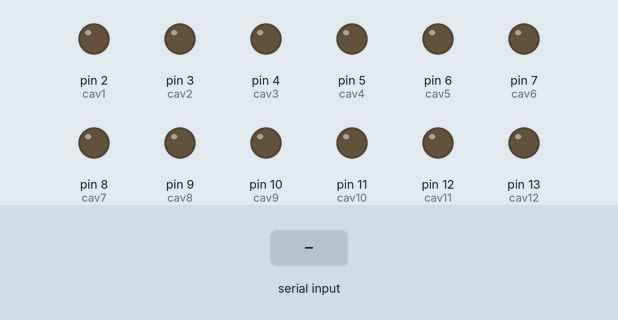
Simulated run of this sketch. Board: Arduino Uno, built with avr-gcc and run on an emulated ATmega328P. On the bench: output pins drawn as LEDs (lit = HIGH). The inputs (shaded band) are chosen by the test bench.

Above: at 1.2 s.
1.3 s: "0\n" received over Serial
At 2.5 s:
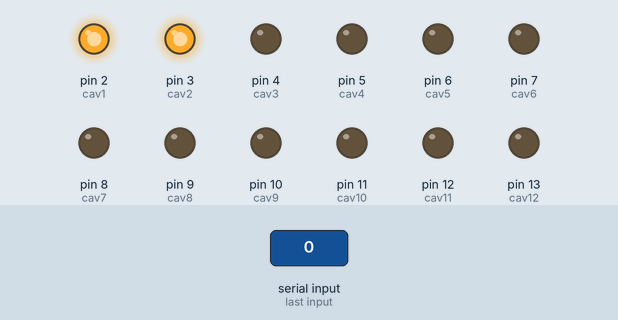
2.8 s: "1\n" received over Serial
At 3.8 s:
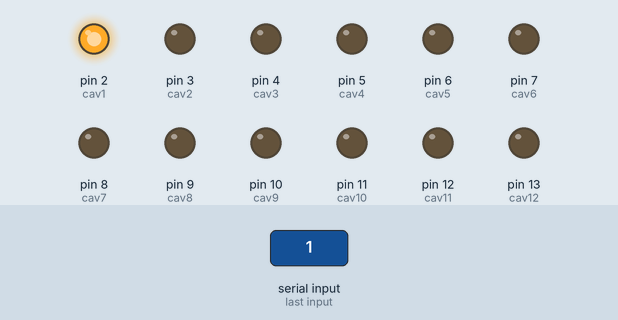
4.3 s: "2\n" received over Serial
At 4.9 s:
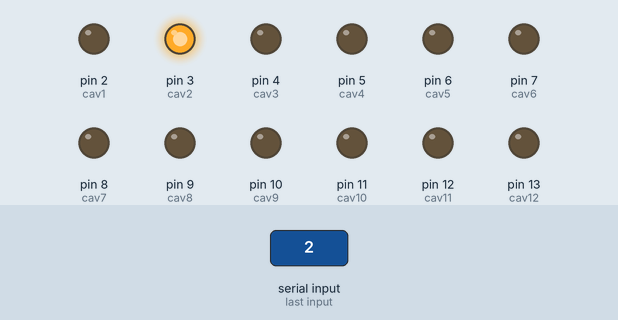
5.8 s: "1,90\n" received over Serial
At 6.2 s:
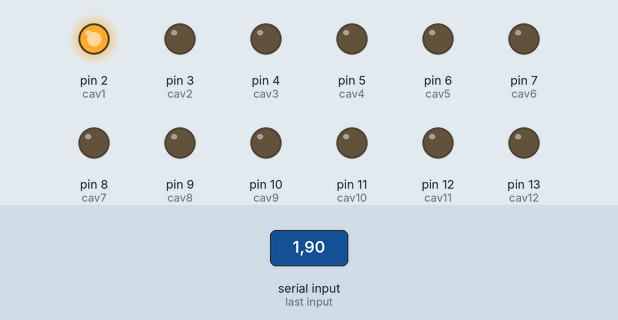
Timing chart, 0 to 8.3 s (numbered marks = the images above; inputs shaded):
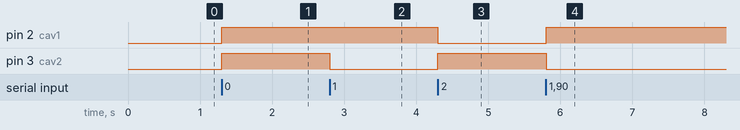

The sketch:

valve_control.ino
```cpp
#define cav1 2
#define cav2 3
#define cav3 4
#define cav4 5
#define cav5 6
#define cav6 7
#define cav7 8
#define cav8 9
#define cav9 10
#define cav10 11
#define cav11 12
#define cav12 13

int cavPins[12] = {cav1, cav2, cav3, cav4, cav5, cav6, cav7, cav8, cav9, cav10, cav11, cav12};

void setup() {
  Serial.begin(9600);  // Set baud rate to match the Python code
  pinMode(cav1, OUTPUT);
  pinMode(cav2, OUTPUT);
  pinMode(cav3, OUTPUT);
  pinMode(cav4, OUTPUT);
  pinMode(cav5, OUTPUT);
  pinMode(cav6, OUTPUT);
  pinMode(cav7, OUTPUT);
  pinMode(cav8, OUTPUT);
  pinMode(cav9, OUTPUT);
  pinMode(cav10, OUTPUT);
  pinMode(cav11, OUTPUT);
  pinMode(cav12, OUTPUT);


}

void loop() {
  if (Serial.available() > 0) {
    String data = Serial.readStringUntil('\n');
    data.trim();  // Remove any trailing newline characters

    // Make a copy of the string data to use with strtok
    char dataArray[50];  // Adjust size as needed
    data.toCharArray(dataArray, 50);

    // Split the string into an array
    float values[6];
    int index = 0;
    char* token = strtok(dataArray, ",");
    while (token != NULL && index < 6) {
      values[index] = atof(token);
      token = strtok(NULL, ",");
      index++;
    }


    for (int i = 0; i < 6; i++) {
      if (values[i] == 0) {
        digitalWrite(cavPins[i * 2], HIGH);
        digitalWrite(cavPins[i * 2 + 1], HIGH);
      } else if (values[i] == 1) {
        digitalWrite(cavPins[i * 2], HIGH);
        digitalWrite(cavPins[i * 2 + 1], LOW);
      } else if (values[i] == 2) {
        digitalWrite(cavPins[i * 2], LOW);
        digitalWrite(cavPins[i * 2 + 1], HIGH);
      }
    }


  }
}
```

Measured:
- after the input at 1.3 s, pin 2 (cav1), pin 3 (cav2): LOW → HIGH at once
- after the input at 2.8 s, pin 3 (cav2): HIGH → LOW at once
- after the input at 4.3 s, pin 2 (cav1): HIGH → LOW at once; pin 3 (cav2): LOW → HIGH at once
- after the input at 5.8 s, pin 2 (cav1): LOW → HIGH at once; pin 3 (cav2): HIGH → LOW at once
